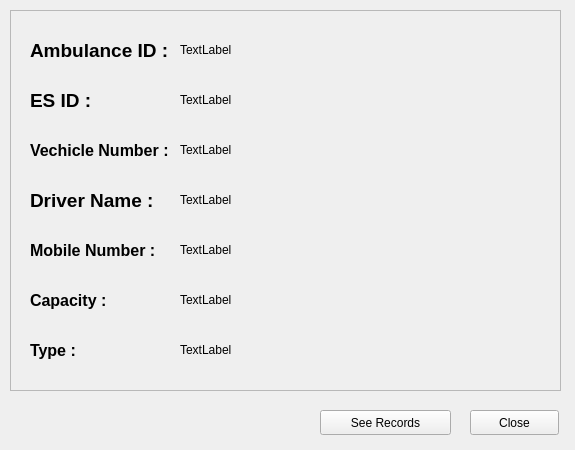
<?xml version="1.0" encoding="UTF-8"?>
<ui version="4.0">
 <class>Form</class>
 <widget class="QWidget" name="Form">
  <property name="geometry">
   <rect>
    <x>0</x>
    <y>0</y>
    <width>575</width>
    <height>450</height>
   </rect>
  </property>
  <property name="windowTitle">
   <string>Ambulance Profile</string>
  </property>
  <widget class="QFrame" name="frame">
   <property name="geometry">
    <rect>
     <x>10</x>
     <y>10</y>
     <width>551</width>
     <height>381</height>
    </rect>
   </property>
   <property name="frameShape">
    <enum>QFrame::StyledPanel</enum>
   </property>
   <property name="frameShadow">
    <enum>QFrame::Raised</enum>
   </property>
   <widget class="QLabel" name="vechicleNumberLabel">
    <property name="geometry">
     <rect>
      <x>20</x>
      <y>120</y>
      <width>151</width>
      <height>41</height>
     </rect>
    </property>
    <property name="styleSheet">
     <string notr="true">font-size:14pt;
font-weight: bold;</string>
    </property>
    <property name="text">
     <string>&lt;html&gt;&lt;head/&gt;&lt;body&gt;&lt;p&gt;&lt;span style=&quot; font-size:12pt;&quot;&gt;Vechicle Number :&lt;/span&gt;&lt;/p&gt;&lt;/body&gt;&lt;/html&gt;</string>
    </property>
   </widget>
   <widget class="QLabel" name="driverNameLabel">
    <property name="geometry">
     <rect>
      <x>20</x>
      <y>170</y>
      <width>151</width>
      <height>41</height>
     </rect>
    </property>
    <property name="styleSheet">
     <string notr="true">font-size:14pt;
font-weight: bold;</string>
    </property>
    <property name="text">
     <string>&lt;html&gt;&lt;head/&gt;&lt;body&gt;&lt;p&gt;Driver Name : &lt;/p&gt;&lt;/body&gt;&lt;/html&gt;</string>
    </property>
   </widget>
   <widget class="QLabel" name="capacityLabel">
    <property name="geometry">
     <rect>
      <x>20</x>
      <y>270</y>
      <width>91</width>
      <height>41</height>
     </rect>
    </property>
    <property name="styleSheet">
     <string notr="true">font-size:14pt;
font-weight: bold;</string>
    </property>
    <property name="text">
     <string>&lt;html&gt;&lt;head/&gt;&lt;body&gt;&lt;p&gt;&lt;span style=&quot; font-size:12pt;&quot;&gt;Capacity :&lt;/span&gt;&lt;/p&gt;&lt;/body&gt;&lt;/html&gt;</string>
    </property>
   </widget>
   <widget class="QLabel" name="mobileNumberLabel">
    <property name="geometry">
     <rect>
      <x>20</x>
      <y>220</y>
      <width>151</width>
      <height>41</height>
     </rect>
    </property>
    <property name="styleSheet">
     <string notr="true">font-size:14pt;
font-weight: bold;</string>
    </property>
    <property name="text">
     <string>&lt;html&gt;&lt;head/&gt;&lt;body&gt;&lt;p&gt;&lt;span style=&quot; font-size:12pt;&quot;&gt;Mobile Number :&lt;/span&gt;&lt;/p&gt;&lt;/body&gt;&lt;/html&gt;</string>
    </property>
   </widget>
   <widget class="QLabel" name="typeLabel">
    <property name="geometry">
     <rect>
      <x>20</x>
      <y>320</y>
      <width>71</width>
      <height>41</height>
     </rect>
    </property>
    <property name="styleSheet">
     <string notr="true">font-size:14pt;
font-weight: bold;</string>
    </property>
    <property name="text">
     <string>&lt;html&gt;&lt;head/&gt;&lt;body&gt;&lt;p&gt;&lt;span style=&quot; font-size:12pt;&quot;&gt;Type : &lt;/span&gt;&lt;/p&gt;&lt;/body&gt;&lt;/html&gt;</string>
    </property>
   </widget>
   <widget class="QLabel" name="ambulanceIDLabel">
    <property name="geometry">
     <rect>
      <x>20</x>
      <y>20</y>
      <width>151</width>
      <height>41</height>
     </rect>
    </property>
    <property name="styleSheet">
     <string notr="true">font-size:14pt;
font-weight: bold;</string>
    </property>
    <property name="text">
     <string>&lt;html&gt;&lt;head/&gt;&lt;body&gt;&lt;p&gt;Ambulance ID :&lt;/p&gt;&lt;/body&gt;&lt;/html&gt;</string>
    </property>
   </widget>
   <widget class="QLabel" name="esIDLabel">
    <property name="geometry">
     <rect>
      <x>20</x>
      <y>70</y>
      <width>151</width>
      <height>41</height>
     </rect>
    </property>
    <property name="styleSheet">
     <string notr="true">font-size:14pt;
font-weight: bold;</string>
    </property>
    <property name="text">
     <string>&lt;html&gt;&lt;head/&gt;&lt;body&gt;&lt;p&gt;ES ID :&lt;/p&gt;&lt;/body&gt;&lt;/html&gt;</string>
    </property>
   </widget>
   <widget class="QLabel" name="ambulanceID">
    <property name="geometry">
     <rect>
      <x>170</x>
      <y>30</y>
      <width>281</width>
      <height>20</height>
     </rect>
    </property>
    <property name="text">
     <string>TextLabel</string>
    </property>
   </widget>
   <widget class="QLabel" name="esID">
    <property name="geometry">
     <rect>
      <x>170</x>
      <y>80</y>
      <width>281</width>
      <height>20</height>
     </rect>
    </property>
    <property name="text">
     <string>TextLabel</string>
    </property>
   </widget>
   <widget class="QLabel" name="vechicleLabel">
    <property name="geometry">
     <rect>
      <x>170</x>
      <y>130</y>
      <width>281</width>
      <height>20</height>
     </rect>
    </property>
    <property name="text">
     <string>TextLabel</string>
    </property>
   </widget>
   <widget class="QLabel" name="capacity">
    <property name="geometry">
     <rect>
      <x>170</x>
      <y>280</y>
      <width>281</width>
      <height>20</height>
     </rect>
    </property>
    <property name="text">
     <string>TextLabel</string>
    </property>
   </widget>
   <widget class="QLabel" name="mobileNumber">
    <property name="geometry">
     <rect>
      <x>170</x>
      <y>230</y>
      <width>281</width>
      <height>20</height>
     </rect>
    </property>
    <property name="text">
     <string>TextLabel</string>
    </property>
   </widget>
   <widget class="QLabel" name="driverName">
    <property name="geometry">
     <rect>
      <x>170</x>
      <y>180</y>
      <width>281</width>
      <height>20</height>
     </rect>
    </property>
    <property name="text">
     <string>TextLabel</string>
    </property>
   </widget>
   <widget class="QLabel" name="type">
    <property name="geometry">
     <rect>
      <x>170</x>
      <y>330</y>
      <width>281</width>
      <height>20</height>
     </rect>
    </property>
    <property name="text">
     <string>TextLabel</string>
    </property>
   </widget>
  </widget>
  <widget class="QPushButton" name="closeButton">
   <property name="geometry">
    <rect>
     <x>470</x>
     <y>410</y>
     <width>89</width>
     <height>25</height>
    </rect>
   </property>
   <property name="text">
    <string>Close</string>
   </property>
  </widget>
  <widget class="QPushButton" name="seeRecordsButton">
   <property name="geometry">
    <rect>
     <x>320</x>
     <y>410</y>
     <width>131</width>
     <height>25</height>
    </rect>
   </property>
   <property name="text">
    <string>See Records</string>
   </property>
  </widget>
 </widget>
 <resources/>
 <connections/>
</ui>
